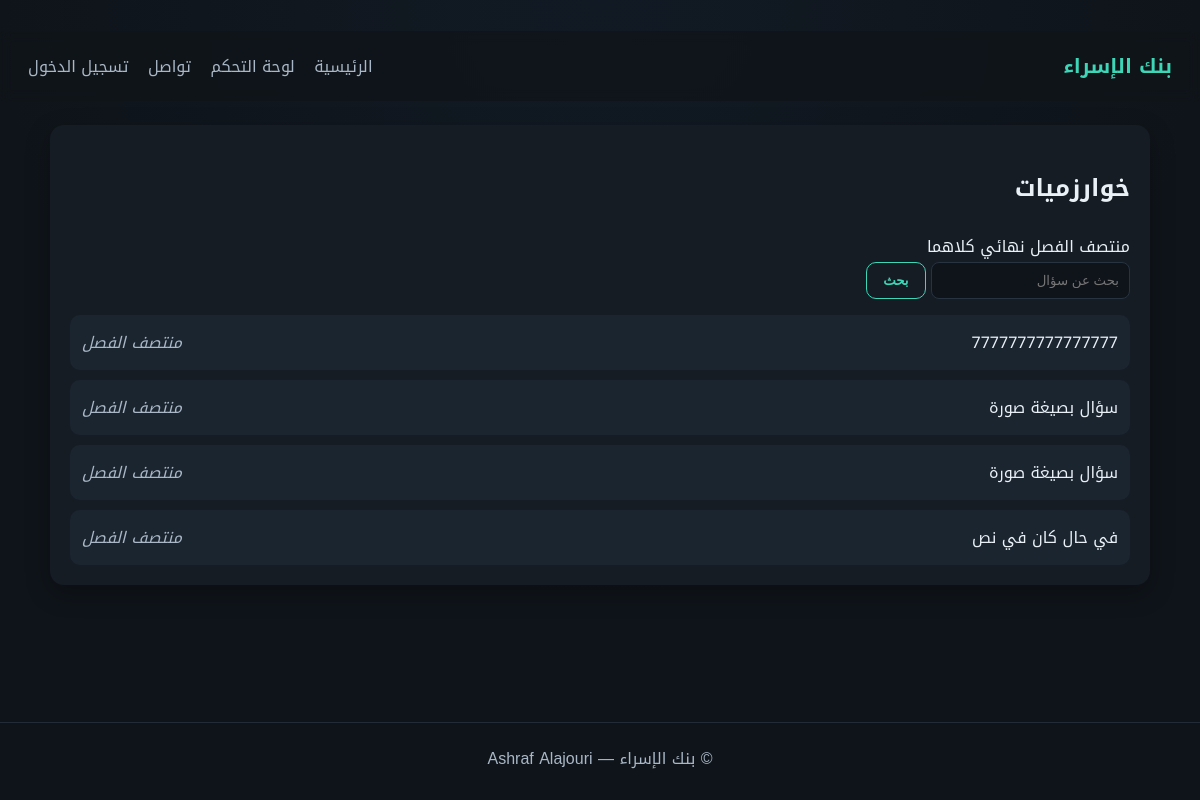
The app's page /subjects/1?exam=mid, older data.
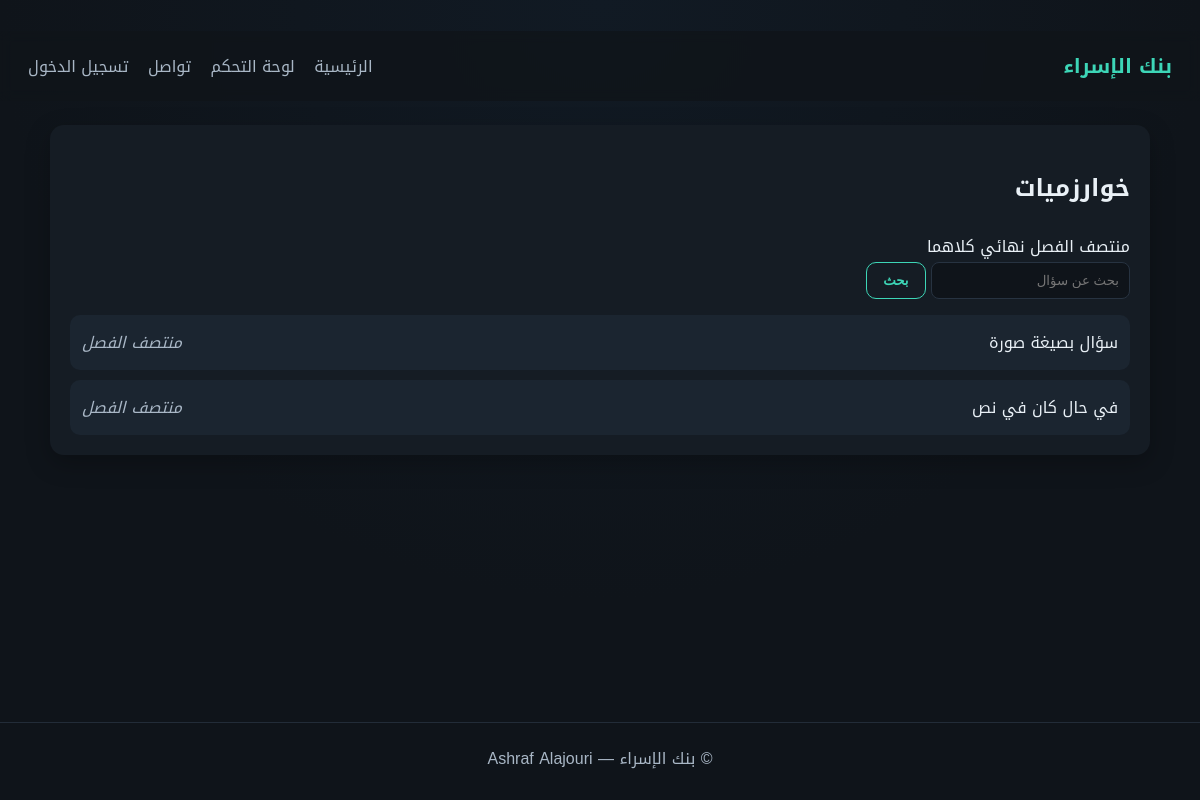
The same page, newer data.
### tables this page shows
CREATE TABLE subjects (
            id INTEGER PRIMARY KEY AUTOINCREMENT,
            name TEXT UNIQUE NOT NULL,
            created_at TEXT NOT NULL
        );

CREATE TABLE questions (
            id INTEGER PRIMARY KEY AUTOINCREMENT,
            subject_id INTEGER NOT NULL,
            exam_type TEXT NOT NULL CHECK (exam_type IN ('mid','final')),
            question_text TEXT NOT NULL,
            choice_a TEXT NOT NULL,
            choice_b TEXT NOT NULL,
            choice_c TEXT NOT NULL,
            choice_d TEXT NOT NULL,
            correct_choice TEXT NOT NULL CHECK (correct_choice IN ('A','B','C','D')),
            explanation TEXT,
            created_at TEXT NOT NULL,
            updated_at TEXT NOT NULL, image_path TEXT, source TEXT,
            FOREIGN KEY(subject_id) REFERENCES subjects(id) ON DELETE CASCADE
        );

### app.py (the view)
@app.get("/subjects/{subject_id}", response_class=HTMLResponse)
def subject_view(request: Request, subject_id: int, exam: str = "mid", q: Optional[str] = None, page: int = 1):
    user = get_current_user(request)
    conn = get_db()
    subject = conn.execute("SELECT * FROM subjects WHERE id = ?", (subject_id,)).fetchone()
    if not subject:
        conn.close()
        return RedirectResponse(url="/", status_code=303)
    if exam not in ("mid", "final", "both"):
        exam = "mid"
    per_page = 50
    offset = (page - 1) * per_page
    base_query = "FROM questions WHERE subject_id = ?"
    params = [subject_id]
    if exam != "both":
        base_query += " AND exam_type = ?"
        params.append(exam)
    if q:
        base_query += " AND question_text LIKE ?"
        params.append(f"%{q}%")
    total = conn.execute(f"SELECT COUNT(*) {base_query}", params).fetchone()[0]
    questions = conn.execute(
        f"SELECT * {base_query} ORDER BY id DESC LIMIT ? OFFSET ?",
        params + [per_page, offset],
    ).fetchall()
    conn.close()
    total_pages = max(1, (total + per_page - 1) // per_page)
    return templates.TemplateResponse(
        "subject.html",
        {"request": request, "user": user, "subject": subject, "questions": questions, "exam": exam, "q": q or "", "page": page, "total_pages": total_pages, "flash": request.session.pop("flash", None)},
    )

### templates/subject.html (shortened to what this page needs)
﻿{% set title = subject.name %}
{% extends "base.html" %}
{% block content %}
<section class="card">
  <div class="subject-header">
    <h2>{{ subject.name }}</h2>
    <div class="tabs">
      <a class="tab {{ 'active' if exam == 'mid' else '' }}" href="/subjects/{{ subject.id }}?exam=mid">منتصف الفصل</a>
      <a class="tab {{ 'active' if exam == 'final' else '' }}" href="/subjects/{{ subject.id }}?exam=final">نهائي</a>
      <a class="tab {{ 'active' if exam == 'both' else '' }}" href="/subjects/{{ subject.id }}?exam=both">كلاهما</a>
    </div>
  </div>
  <form class="search" method="get" action="/subjects/{{ subject.id }}">
    <input name="q" placeholder="بحث عن سؤال" value="{{ q }}" />
    <button class="btn ghost" type="submit">بحث</button>
  </form>
  <div class="list">
    {% for q in questions %}
      <a class="question-item" href="/questions/{{ q.id }}">
        <span>{{ q.question_text or 'سؤال بصيغة صورة' }}</span>
        <em>
          {% if q.exam_type == 'mid' %}منتصف الفصل{% elif q.exam_type == 'final' %}نهائي{% else %}كلاهما{% endif %}
        </em>
      </a>
    {% else %}
      <p>لا توجد أسئلة بعد.</p>
    {% endfor %}
  </div>
</section>
{% endblock %}

### templates/base.html (shortened to what this page needs)
﻿<!doctype html>
<html lang="ar" dir="rtl">
<head>
  <link rel="stylesheet" href="/static/style.css" />
</head>
<body>
  <header class="nav">
    <div class="brand">
      <a href="/">بنك الإسراء</a>
    </div>
    <nav>
      <a href="/">الرئيسية</a>
      <a href="/dashboard">لوحة التحكم</a>
      <a href="/contact">تواصل</a>
      {% if user %}
        <a href="/logout">تسجيل الخروج</a>
      {% else %}
        <a href="/login">تسجيل الدخول</a>
      {% endif %}
    </nav>
  </header>
  <main class="container">
    {% block content %}{% endblock %}
  </main>
  <footer class="footer">
    © بنك الإسراء — Ashraf Alajouri
  </footer>
</body>
</html>

### static/style.css (style rules this page uses)
* { box-sizing: border-box; }
body { margin: 0; font-family: "Tajawal", "Cairo", "Noto Kufi Arabic", sans-serif; background: radial-gradient(circle at top, #111a24, #0f141a 60%); color: var(--text); min-height: 100vh; display: flex; flex-direction: column; }
a { color: var(--text); text-decoration: none; }
.nav { display: flex; justify-content: space-between; align-items: center; padding: 16px 28px; background: rgba(15, 20, 26, 0.8); backdrop-filter: blur(6px); position: sticky; top: 0; z-index: 10; }
.nav nav a { margin-right: 14px; color: var(--muted); }
.brand a { font-weight: 700; font-size: 20px; color: var(--accent); }
.container { width: min(1100px, 92%); margin: 24px auto 40px; flex: 1; }
.card { background: var(--panel); border-radius: 14px; padding: 20px; margin-bottom: 18px; box-shadow: 0 8px 24px rgba(0,0,0,0.25); }
.btn { background: var(--accent); color: #0b1015; padding: 10px 16px; border: none; border-radius: 10px; cursor: pointer; font-weight: 600; }
.btn.ghost { background: transparent; border: 1px solid var(--accent); color: var(--accent); }
input, select, textarea { background: #0f141a; color: var(--text); border: 1px solid #273341; border-radius: 8px; padding: 10px; }
.list { display: grid; gap: 10px; }
.question-item, .row, .item { background: var(--panel-2); padding: 12px; border-radius: 10px; display: flex; justify-content: space-between; align-items: center; gap: 12px; }
.question-item em { color: var(--muted); }
.footer { text-align: center; padding: 20px 0 26px; color: var(--muted); border-top: 1px solid #222c38; }

Row changes from the older to the newer data that the page shows:
removed questions: question_text "7777777777777777", exam_type "منتصف الفصل"
removed questions: question_text "سؤال بصيغة صورة", exam_type "منتصف الفصل"
